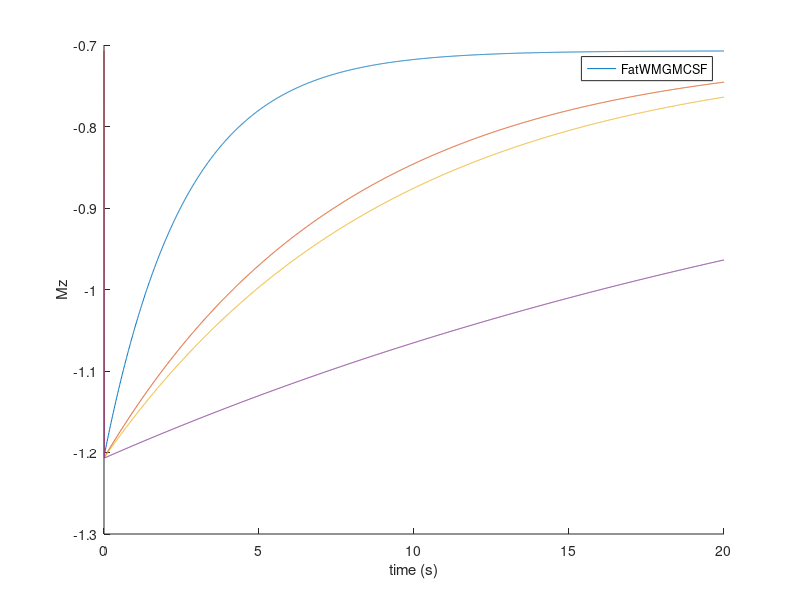

Source code (MATLAB):
% BMED 6210: MRI Homework 3
% %%%%%%%%%%%%%%%%%%%%%%%%%%%%%%%%%%%%%%%%%%%%%%%%%%%%%%%%%%%%%%%%%%%%%%%%
% Copyright (C) 2022  Sina Dabiri
% sdabiri@emory.edu
% 
% This program is free software; you can redistribute it and/or modify it
% under the terms of the GNU General Public License as published by the
% Free Software Foundation; either version 2 of the License, or (at your
% option) any later version.
% This program is distributed in the hope that it will be useful, but
% WITHOUT ANY WARRANTY; without even the implied warranty of
% MERCHANTABILITY or FITNESS FOR A PARTICULAR PURPOSE. See the GNU General
% Public License for more details.
%%%%%%%%%%%%%%%%%%%%%%%%%%%%%%%%%%%%%%%%%%%%%%%%%%%%%%%%%%%%%%%%%%%%%%%%%%
alpha = 90;
T1 = [260, 780, 920, 3000];
time = 0:0.01:20;

for p = 1:length(T1)
    M_z = zeros(1, length(time));
    M_z(1) = -sqrt(2)/2;
    for t = 2:length(time)
       M_z(t) =  M_z(1)- M_z(1)*(- sqrt(2)/2*exp(-t/T1(p)));
       
    end
    hold on
    plot(time, M_z);
    xlabel("time (s)");
    ylabel("Mz");
end
legend(["Fat", "WM", "GM", "CSF"])
hold off
